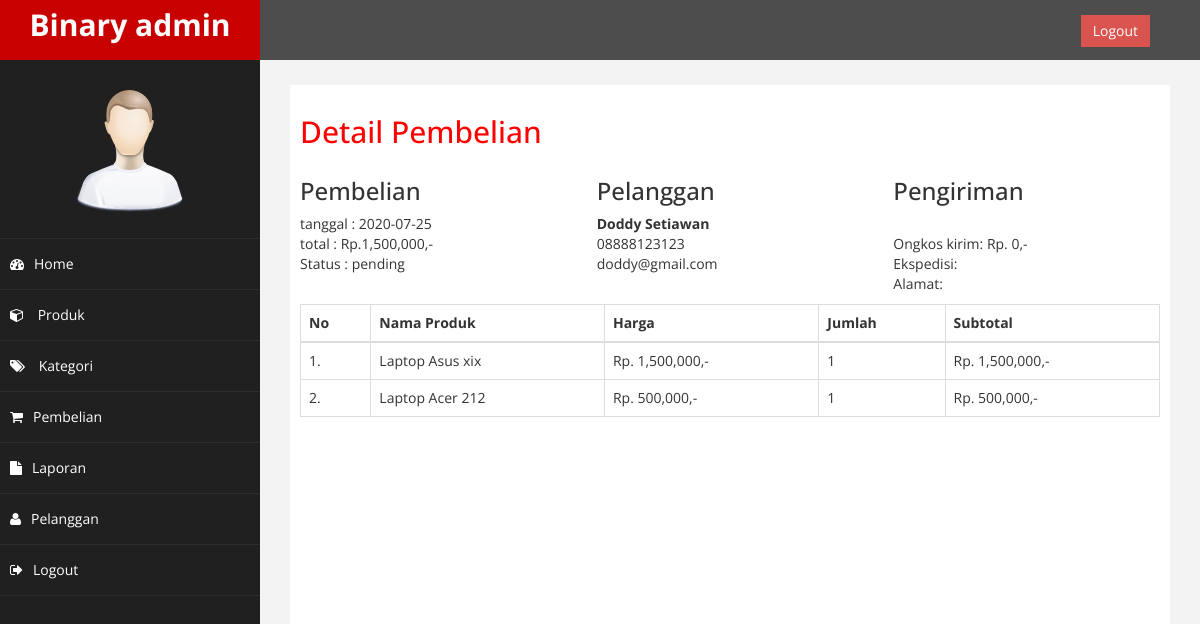
The app's page /admin/index.php?halaman=detail&id=1 (signed in) with its own data.
### tables this page shows
CREATE TABLE `pembelian` (
  `id_pembelian` int(11) NOT NULL,
  `id_pelanggan` int(11) NOT NULL,
  `tanggal_pembelian` date NOT NULL,
  `total_pembelian` int(11) NOT NULL,
  `alamat_pengiriman` text NOT NULL,
  `status_pembelian` varchar(100) NOT NULL DEFAULT 'pending',
  `resi_pengiriman` varchar(50) NOT NULL,
  `totalberat` int(11) NOT NULL,
  `provinsi` varchar(255) NOT NULL,
  `distrik` varchar(255) NOT NULL,
  `tipe` varchar(255) NOT NULL,
  `kodepos` varchar(255) NOT NULL,
  `ekspedisi` varchar(255) NOT NULL,
  `paket` varchar(255) NOT NULL,
  `ongkir` int(11) NOT NULL,
  `estimasi` varchar(255) NOT NULL
);

CREATE TABLE `pelanggan` (
  `id_pelanggan` int(11) NOT NULL,
  `email_pelanggan` varchar(100) NOT NULL,
  `password_pelanggan` varchar(50) NOT NULL,
  `nama_pelanggan` varchar(100) NOT NULL,
  `telepon_pelanggan` varchar(100) NOT NULL,
  `alamat_pelanggan` text NOT NULL
);

CREATE TABLE `pembelian_produk` (
  `id_pembelian_produk` int(11) NOT NULL,
  `id_pembelian` int(11) NOT NULL,
  `id_produk` int(11) NOT NULL,
  `jumlah` int(11) NOT NULL,
  `nama` varchar(100) NOT NULL,
  `harga` int(11) NOT NULL,
  `berat` int(11) NOT NULL,
  `subberat` int(11) NOT NULL,
  `subharga` int(11) NOT NULL
);

CREATE TABLE `produk` (
  `id_produk` int(11) NOT NULL,
  `id_kategori` int(5) NOT NULL,
  `nama_produk` varchar(100) NOT NULL,
  `harga_produk` int(11) NOT NULL,
  `berat_produk` int(11) NOT NULL,
  `foto_produk` varchar(100) NOT NULL,
  `deskripsi_produk` text NOT NULL,
  `stok_produk` int(5) NOT NULL
);

### admin/detail.php (the view)
<h2>Detail Pembelian</h2>
<?php
$ambil = $koneksi->query("SELECT * FROM pembelian JOIN pelanggan ON pembelian.id_pelanggan = pelanggan.id_pelanggan WHERE pembelian.id_pembelian = '$_GET[id]'");
$detail = $ambil->fetch_assoc();
?>
<div class="row" style="margin-bottom:10px;">
	<div class="col-md-4">
		<h3>Pembelian</h3>
		tanggal : <?= $detail["tanggal_pembelian"]; ?><br>
		total : Rp.<?= number_format($detail["total_pembelian"]); ?>,- <br>
		Status : <?= $detail['status_pembelian']; ?>
	</div>
	<div class="col-md-4">
		<h3>Pelanggan</h3>
		<strong><?= $detail["nama_pelanggan"]; ?></strong><br>
		<?= $detail["telepon_pelanggan"]; ?><br>
		<?= $detail["email_pelanggan"]; ?>
	</div>
	<div class="col-md-4">
		<h3>Pengiriman</h3>
		<strong><?= $detail['tipe']; ?> <?= $detail['distrik']; ?> <?= $detail['provinsi']; ?></strong><br>
		Ongkos kirim: Rp. <?= number_format($detail['ongkir']); ?>,-<br>
		Ekspedisi: <?= $detail['ekspedisi']; ?> <?= $detail['paket']; ?> <?= $detail['estimasi']; ?><br>
		Alamat: <?= $detail['alamat_pengiriman']; ?>
	</div>
</div>
<table class="table table-bordered">
	<thead>
		<tr>
			<th>No</th>
			<th>Nama Produk</th>
			<th>Harga</th>
			<th>Jumlah</th>
			<th>Subtotal</th>
		</tr>
	</thead>
	<tbody>
		<?php $no=1; ?>
		<?php $ambil = $koneksi->query("SELECT * FROM pembelian_produk JOIN produk ON pembelian_produk.id_produk = produk.id_produk WHERE pembelian_produk.id_pembelian = '$_GET[id]'"); ?>
		<?php while($pecah = $ambil->fetch_assoc()): ?>
		<tr>
			<td><?= $no; ?>.</td>
			<td><?= $pecah["nama_produk"]; ?></td>
			<td>Rp. <?= number_format($pecah["harga_produk"]); ?>,-</td>
			<td><?= $pecah["jumlah"]; ?></td>
			<td>Rp. <?= number_format($pecah["jumlah"]*$pecah["harga_produk"]); ?>,-</td>
		</tr>
		<?php $no++; ?>
		<?php endwhile; ?>
	</tbody>
</table>

### admin/assets/css/custom.css (style rules this page uses)
body { font-family: 'Open Sans', sans-serif; }
h2 { color: #f00; }

### records on screen
pembelian: tanggal_pembelian "2020-07-25", total_pembelian "1,500,000", status_pembelian "pending", id_pelanggan.nama_pelanggan "Doddy Setiawan", id_pelanggan.telepon_pelanggan "08888123123", id_pelanggan.email_pelanggan "doddy@gmail.com", ongkir "0"
pembelian_produk: id_produk.nama_produk "Laptop Asus xix", id_produk.harga_produk "1,500,000", jumlah "1", $pecah['jumlah']*$pecah['harga_produk'] "1,500,000"
pembelian_produk: id_produk.nama_produk "Laptop Acer 212", id_produk.harga_produk "500,000", jumlah "1", $pecah['jumlah']*$pecah['harga_produk'] "500,000"
